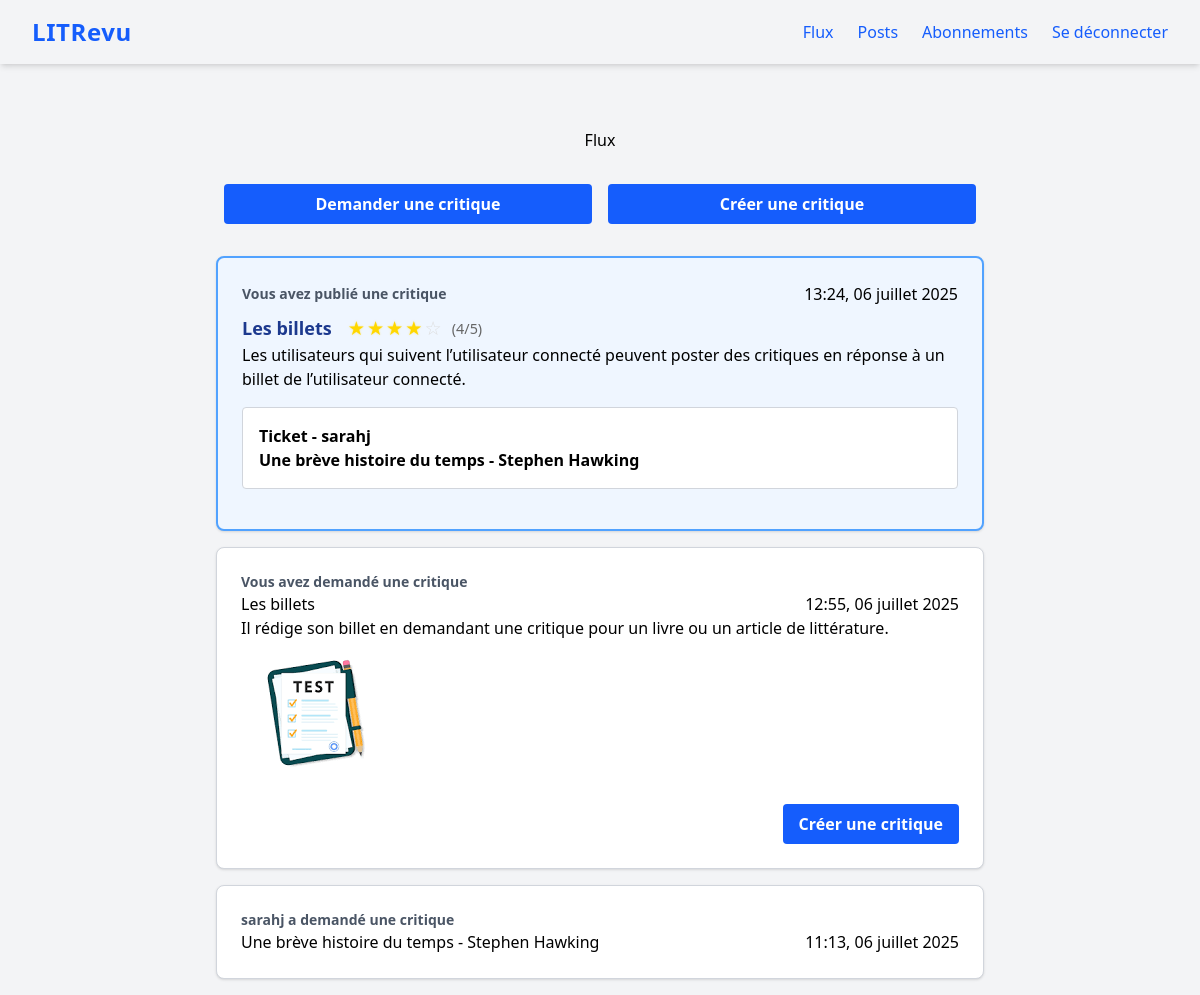
The page /flux/ (signed in) on the database as committed earlier.
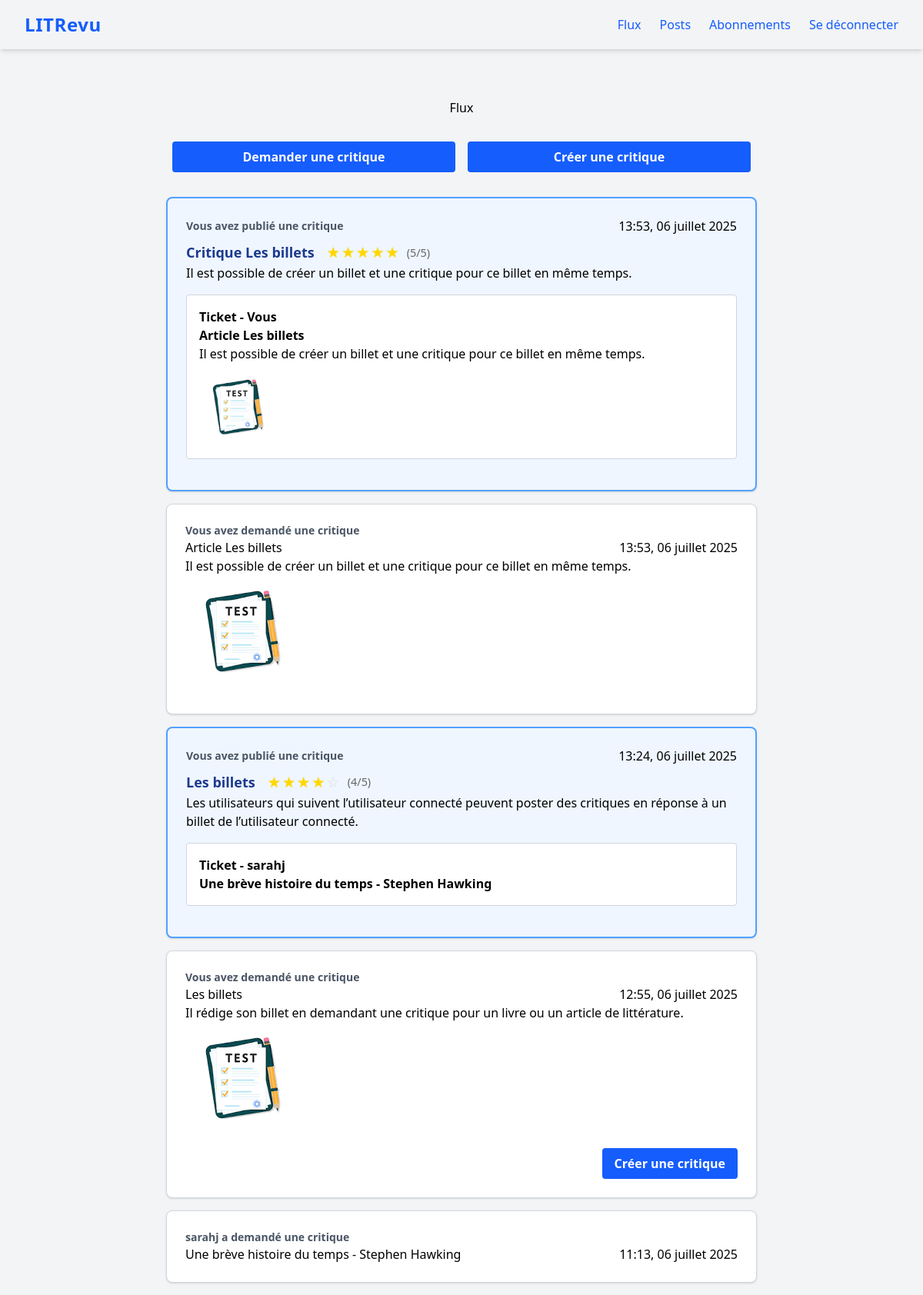
The same page on the database as committed later.
### review/models.py (models this page shows, shortened)
class Review(models.Model):
    ticket = models.ForeignKey(
        to=Ticket,
        related_name="reviews",
        on_delete=models.CASCADE
    )
    rating = models.IntegerField(
        validators=[MinValueValidator(0), MaxValueValidator(5)])
    headline = models.CharField(max_length=128)
    body = models.CharField(max_length=8192, blank=True)
    user = models.ForeignKey(
        to=settings.AUTH_USER_MODEL, on_delete=models.CASCADE)
    created = models.DateTimeField(auto_now_add=True)

class Ticket(models.Model):
    title = models.CharField(max_length=128)
    description = models.CharField(max_length=2048, blank=True)
    user = models.ForeignKey(
        to=settings.AUTH_USER_MODEL, on_delete=models.CASCADE)
    image = models.ImageField(blank=True, null=True)
    created = models.DateTimeField(default=timezone.now)

### authentication/models.py (models this page shows)
class User(AbstractUser):
    follows = models.ManyToManyField(
        'self',
        symmetrical=False,
        verbose_name='suit'
    )

### review/views.py (the view)
# urls.py: path('flux/', review.views.flux, name='flux'),
@login_required
def flux(request):
    followed_users = models.UserFollows.objects.filter(
        user=request.user
    ).values_list('followed_user', flat=True)
    users_to_show = list(followed_users) + [request.user.id]
    reviews_for_tickets = models.Review.objects.filter(ticket=OuterRef('pk'))
    tickets = models.Ticket.objects.filter(
        user__id__in=users_to_show
    ).annotate(
        post_type=Value('ticket', output_field=CharField()),
        has_review=Exists(reviews_for_tickets)
    )
    reviews = models.Review.objects.filter(
        user__id__in=users_to_show
    ).annotate(
        post_type=Value('review', output_field=CharField())
    )
    user_tickets = models.Ticket.objects.filter(user=request.user)
    reviews_on_user_tickets = models.Review.objects.filter(
        ticket__in=user_tickets
    ).annotate(
        post_type=Value('review', output_field=CharField())
    )
    reviews = reviews | reviews_on_user_tickets
    flux = sorted(
        list(tickets) + list(reviews),
        key=lambda obj: obj.created,
        reverse=True
    )
    return render(request, 'review/flux.html', context={'flux': flux}, )

### review/templatetags/review_extras.py (called while the page is built)
@register.inclusion_tag('review/_stars.html')
def display_stars(rating):
    return {'rating': rating}

### review/templates/review/flux.html
{% extends 'base.html' %}
{% load review_extras %}
{% block content %}
    <main role="main">
        <h1 class="text-center my-8">Flux</h1>
        <div class="flex gap-4 items-center mb-8 w-full px-2">
            <a href="{% url 'ticket-create' %}" class="flex-1 mx-6">
                <button type="button" class="w-full bg-blue-600 text-white px-4 py-2 rounded hover:bg-blue-700 font-semibold transition">Demander une critique</button>
            </a>
            <a href="{% url 'review-create' %}" class="flex-1 mx-6">
                <button type="button" class="w-full bg-blue-600 text-white px-4 py-2 rounded hover:bg-blue-700 font-semibold transition">Créer une critique</button>
            </a>
        </div>
    <div class="grid-container">
        {% for post in flux %}
            {% if post.post_type == 'review' %}
                <div class="border-2 border-blue-400 bg-blue-50 rounded-lg shadow p-6 mb-4">
                    <div class="flex justify-between items-center">
                        <p class="text-sm text-gray-600 font-semibold">{% if post.user == user %}Vous avez publié une critique{% else %}{{ post.user }} a publié une critique{% endif %}</p>
                        <p class="text-right mb-0">{{ post.created|date:"H:i, d F Y" }}</p>
                    </div>
                    <div class="flex items-baseline mt-2 gap-4">
                        <h2 class="font-bold text-lg text-blue-900">{{ post.headline }}</h2>
                        <div class="rating-display">
                            {% display_stars post.rating %}
                        </div>
                    </div>
                    <p class="mb-2">{{ post.body }}</p>
                    <div class="border border-gray-300 bg-white rounded p-4 my-4">
                        <span class="font-semibold">Ticket - {% if post.ticket.user == user %}Vous{% else %}{{ post.ticket.user }}{% endif %}</span><br>
                        <span class="font-bold">{{ post.ticket.title }}</span><br>
                        <span>{{ post.ticket.description }}</span>
                        {% if post.ticket.image %}<br>
                            <img src="{{ post.ticket.image.url }}" alt="Image du ticket {{ post.ticket.title }}" class="max-w-[100px] max-h-[100px] rounded mt-2" />
                        {% endif %}
                    </div>
                </div>
            {% elif post.post_type == 'ticket' %}
                <div class="bg-white rounded-lg shadow p-6 mb-4 border border-gray-300">
                    <p class="text-sm text-gray-600 font-semibold">{% if post.user == user %}Vous avez demandé une critique{% else %}{{ post.user }} a demandé une critique{% endif %}</p>
                    {% include "review/_ticket.html" %}
                    {% if not post.has_review %}
                        <div class="button-container-right">
                            <a href="{% url 'review-create-for-ticket' post.id %}">
                                <button type="button" class="bg-blue-600 text-white px-4 py-2 rounded hover:bg-blue-700 font-semibold transition">Créer une critique</button>
                            </a>
                        </div>
                    {% endif %}
                </div>
            {% endif %}
        {% endfor %}
    </div>
    </main>
{% endblock content %}

### templates/base.html (shortened to what this page needs)
{% load static tailwind_tags %}
<html lang="fr-FR" class="h-full bg-gray-100">
    <head>
        {% tailwind_css %}
        <link rel="stylesheet" href="{% static 'review/css/styles.css' %}">
    </head>
    <body class="min-h-screen flex flex-col">
        <nav class="w-full bg-violet-300 text-blue-600 shadow-md py-4 px-8 flex items-center justify-between" role="navigation" aria-label="Navigation principale">
            <div class="flex items-center gap-4">
                <div class="text-2xl font-bold text-blue-600 tracking-wide" aria-label="LITRevu - Accueil">LITRevu</div>
            </div>
            {% if user.is_authenticated %}
            <ul class="flex items-center gap-6 list-none" role="menubar">
                <li role="none"><a href="{% url 'flux' %}" class="hover:text-pink-400 transition" role="menuitem">Flux</a></li>
                <li role="none"><a href="{% url 'posts' %}" class="hover:text-pink-400 transition" role="menuitem">Posts</a></li>
                <li role="none"><a href="{% url 'follow-users' %}" class="hover:text-pink-400 transition" role="menuitem">Abonnements</a></li>
                <li role="none"><form action="{% url 'logout' %}" method="post" class="inline">
                    <button type="submit" class="bg-transparent text-blue-600 hover:text-pink-400 transition" role="menuitem">Se déconnecter</button>
                </form></li>
            </ul>
            {% endif %}
        </nav>
        <main class="flex-1 w-full max-w-3xl mx-auto mt-8">
            {% block content %}{% endblock content %}
        </main>
    </body>
</html>

### review/templates/review/_stars.html
<div class="rating-display">
    {% for i in "12345" %}
        {% if forloop.counter <= rating %}
            <span class="star filled">★</span>
        {% else %}
            <span class="star empty">☆</span>
        {% endif %}
    {% endfor %}
    <span class="rating-text">({{ rating }}/5)</span>
</div>

### review/templates/review/_ticket.html
<div class="ticket">
    <div class="flex justify-between items-center">
        <h2 class="mb-0">{{ post.title }}</h2>
        <p class="text-right mb-0">{{ post.created|date:"H:i, d F Y" }}</p>
    </div>
    <p>{{ post.description }}</p>
    {% if post.image %}
        <img src="{{ post.image.url }}" alt="Image du ticket {{ post.title }}" class="max-w-[150px] max-h-[150px] rounded mb-2" />
    {% endif %}
</div>

### review/static/review/css/styles.css (style rules this page uses)
.rating-display { display: inline-flex; align-items: center; gap: 2px; }
.button-container-right { display: flex !important; justify-content: flex-end !important; gap: 0.5rem !important; margin-top: 1rem !important; width: 100% !important; }
.button-container-right a { text-decoration: none !important; }
.star { font-size: 1.2em; cursor: default; transition: color 0.2s ease; }
.star.filled, .star.star-filled { color: #ffd700; text-shadow: 0 0 2px rgba(255, 215, 0, 0.5); }
.star.empty, .star.star-empty { color: #ddd; }
.rating-text { margin-left: 8px; font-size: 0.9em; color: #666; }

Rows that differ between the two databases and show on the page:
added Review: shows "Vous avez publié une critique", created "13:53, 06 juillet 2025", headline "Critique Les billets", rating "5", body "Il est possible de créer un billet et une critique pour ce billet en même temps.", ticket "Article Les billets", ticket.description "Il est possible de créer un billet et une critique pour ce billet en même temps.", ticket.image (picture)
added Ticket: shows "Vous avez demandé une critique", title "Article Les billets", created "13:53, 06 juillet 2025", description "Il est possible de créer un billet et une critique pour ce billet en même temps.", image (picture)
